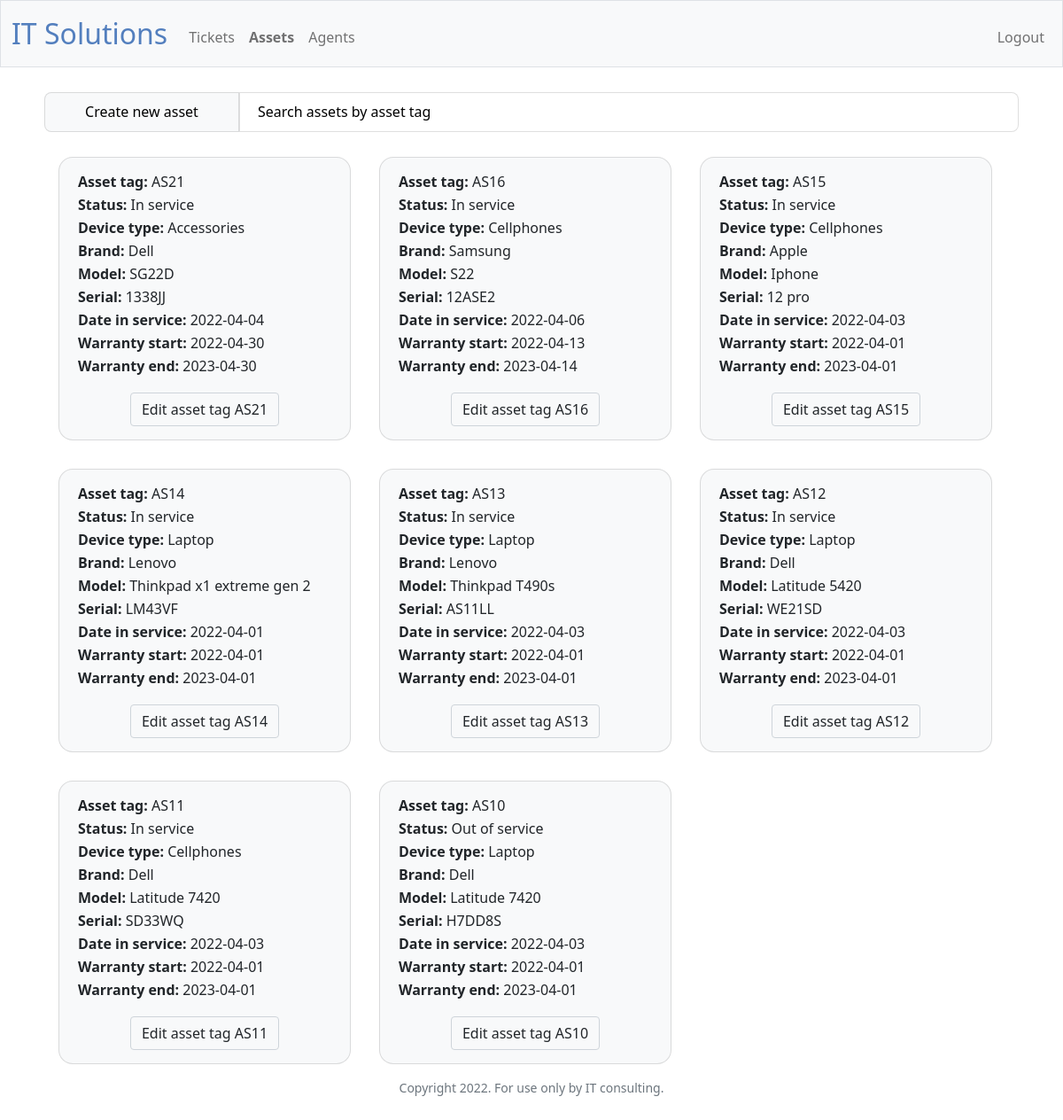
/assets (signed in), run on the app's committed database.
### tables this page shows
CREATE TABLE 'assets' ('asset_id' INTEGER PRIMARY KEY AUTOINCREMENT NOT NULL, asset_tag TEXT, brand TEXT, model TEXT, serial_number TEXT, 'date_in_service' DATETIME, 'warranty_start' DATETIME, 'warranty_end' DATETIME,'device_type' TEXT,'asset_status' TEXT);

### app.py (the view)
@app.route("/assets", methods=["GET", "POST"])
@login_required
def assets():
	error = None
	if request.method == "POST":
		postType = request.form.get("postType")
		if postType == "new":
			assets = fetchAsset()
			if not assets["assetTag"] or not assets["deviceType"] or not assets["brand"] or not assets["model"] or not assets["serialNumber"] or not assets["dateInService"] or not assets["warrantyStart"]:
				error = "Make sure all fields are filled"
				assets = db.execute("SELECT * FROM assets ORDER BY asset_id DESC")
				return render_template("assets.html", assets=assets, error=error)
			db.execute("INSERT INTO assets (asset_tag, device_type, brand, model, serial_number, date_in_service, warranty_start, warranty_end, asset_status) VALUES(?, ?, ?, ?, ?, ?, ?, ?, ?)",
				assets["assetTag"], assets["deviceType"], assets["brand"], assets["model"], assets["serialNumber"], assets["dateInService"], assets["warrantyStart"], assets["warrantyEnd"], "In service")
			flash("The asset was created successfully")
			return redirect("/assets")
		if postType == "edit":
			assets = fetchAsset()
			if not assets["assetTag"] or not assets["deviceType"] or not assets["brand"] or not assets["model"] or not assets["serialNumber"] or not assets["dateInService"] or not assets["warrantyStart"]:
				error = "Make sure all fields are filled"
				assets = db.execute("SELECT * FROM assets ORDER BY asset_id DESC")
				return render_template("assets.html", assets=assets, error=error)
			db.execute("UPDATE assets SET asset_tag = ?, device_type = ?, brand = ?, model = ?, serial_number = ?, date_in_service = ?, warranty_start = ?, warranty_end = ?, asset_status = ? WHERE asset_id = ?",
				assets["assetTag"], assets["deviceType"], assets["brand"], assets["model"], assets["serialNumber"], assets["dateInService"], assets["warrantyStart"], assets["warrantyEnd"], assets["assetStatus"], assets["assetId"])
			flash("The asset was modified successfully")
			return redirect("/assets")
		if postType == "delete":
			assets = fetchAsset()
			db.execute("DELETE FROM assets WHERE asset_id = ?", assets["assetId"])
			message = "The asset " + assets["assetTag"] + " was deleted successfully"
			flash(message)
			return redirect("/assets")
	else:
		assets = db.execute("SELECT * FROM assets ORDER BY asset_id DESC")
		return render_template("assets.html", assets=assets, error=error)

### app.py (called while the page is built)
@app.after_request
def after_request(response):
	response.headers["Cache-Control"] = "no-cache, no-store, must-revalidate"
	response.headers["Expires"] = 0
	response.headers["Pragma"] = "no-cache"
	return response

### helpers.py (called while the page is built)
def login_required(f):
    @wraps(f)
    def decorated_function(*args, **kwargs):
        if session.get("user_id") is None:
            return redirect("/login")
        return f(*args, **kwargs)
    return decorated_function

### templates/assets.html (shortened to what this page needs)
{% extends "layout.html" %}
{% block main %}
<div class="divider--center80 divider--height">
    <div class="divider-top--left">
        <button type="button" class="btn btn-primary btn-custom-2" data-bs-toggle="modal" data-bs-target="#exampleModalSubmitAsset">Create new asset </button>
    </div>
    <div class="divider-top--right">
		<input id="searchInput2" autocomplete="off" class="form-control mx-auto search--height" name="keyword" placeholder="Search assets by asset tag" type="text">
	</div>
</div>
<div class="divider--center80">
    <div id="searchId2">
    {% for row in assets %}
        <div class="assets--card">
            <table class="table--100">
                <tbody>
                    <tr><td><strong>Asset tag: </strong>{{ row.asset_tag }} </td></tr>
                    <tr><td><strong>Status: </strong>{{ row.asset_status }} </td></tr>
                    <tr><td><strong>Device type:</strong> {{ row.device_type }} </td></tr>
                    <tr><td><strong>Brand:</strong> {{ row.brand }} </td></tr>
                    <tr><td><strong>Model:</strong> {{ row.model }} </td></tr>
                    <tr><td><strong>Serial:</strong> {{ row.serial_number }} </td></tr>
                    <tr><td><strong>Date in service:</strong> {{ row.date_in_service }} </td></tr>
                    <tr><td><strong>Warranty start:</strong> {{ row.warranty_start }} </td></tr>
                    <tr><td><strong>Warranty end:</strong> {{ row.warranty_end }} </td></tr>
                    <tr><td><button type="button" class="btn btn-custom-1 btn-custom--right" data-bs-toggle="modal" data-bs-target="#exampleModal{{row.asset_tag}}">Edit asset tag {{row.asset_tag}}</button></td></tr>
                </tbody>
            </table>
        </div>
    {% endfor %}
    </div>
</div>
{% endblock %}

### static/styles.css (style rules this page uses)
.divider--center80 { max-width: 1100px; margin: 1% auto; text-align: left !important; }
.btn-primary { color: black; background-color: #e7f1ff; border-color: black; }
.btn-custom-1 { background-color: rgba(var(--bs-light-rgb)); border-color: black; border: 1px solid #ced4da; }
#searchInput2 { box-sizing: border-box; border: 1px solid rgba(0,0,0,.125); padding: 0.875rem 1.25rem; }
#searchInput2::placeholder { color: black !important; }
td { vertical-align: middle; }
.assets--card { width: 30%; float: left; background-color: rgba(var(--bs-light-rgb)); border: 1px solid rgba(0,0,0,.125); border-radius: 1rem; padding: 0.875rem 1.25rem; margin: 1rem; }
.divider--height { height: 45px !important; }
.divider-top--left { float: left; width: 20%; height: 100% !important; }
.divider-top--right { float: left; width: 80%; height: 100% !important; }
.search--height { width: 100%; border-radius: 0 0.5rem 0.5rem 0; border: 1px solid rgba(0,0,0,.125); height: 100%; }
.btn-custom-2 { width: 100%; border-radius: 0.5rem 0 0 0.5rem; border: 1px solid rgba(0,0,0,.125); height: 100%; background-color: rgba(var(--bs-light-rgb)); }
.table--100 { width: 100%; }
.btn-custom--right { margin: 1rem auto 0 auto; display: flex; justify-content: center; }

### data on the page
assets: asset_tag "AS21", asset_status "In service", device_type "Accessories", brand "Dell", model "SG22D", serial_number "1338JJ", date_in_service "2022-04-04", warranty_start "2022-04-30", warranty_end "2023-04-30"
assets: asset_tag "AS16", asset_status "In service", device_type "Cellphones", brand "Samsung", model "S22", serial_number "12ASE2", date_in_service "2022-04-06", warranty_start "2022-04-13", warranty_end "2023-04-14"
assets: asset_tag "AS15", asset_status "In service", device_type "Cellphones", brand "Apple", model "Iphone", serial_number "12 pro", date_in_service "2022-04-03", warranty_start "2022-04-01", warranty_end "2023-04-01"
assets: asset_tag "AS14", asset_status "In service", device_type "Laptop", brand "Lenovo", model "Thinkpad x1 extreme gen 2", serial_number "LM43VF", date_in_service "2022-04-01", warranty_start "2022-04-01", warranty_end "2023-04-01"
assets: asset_tag "AS13", asset_status "In service", device_type "Laptop", brand "Lenovo", model "Thinkpad T490s", serial_number "AS11LL", date_in_service "2022-04-03", warranty_start "2022-04-01", warranty_end "2023-04-01"
assets: asset_tag "AS12", asset_status "In service", device_type "Laptop", brand "Dell", model "Latitude 5420", serial_number "WE21SD", date_in_service "2022-04-03", warranty_start "2022-04-01", warranty_end "2023-04-01"
assets: asset_tag "AS11", asset_status "In service", device_type "Cellphones", brand "Dell", model "Latitude 7420", serial_number "SD33WQ", date_in_service "2022-04-03", warranty_start "2022-04-01", warranty_end "2023-04-01"
assets: asset_tag "AS10", asset_status "Out of service", device_type "Laptop", brand "Dell", model "Latitude 7420", serial_number "H7DD8S", date_in_service "2022-04-03", warranty_start "2022-04-01", warranty_end "2023-04-01"
